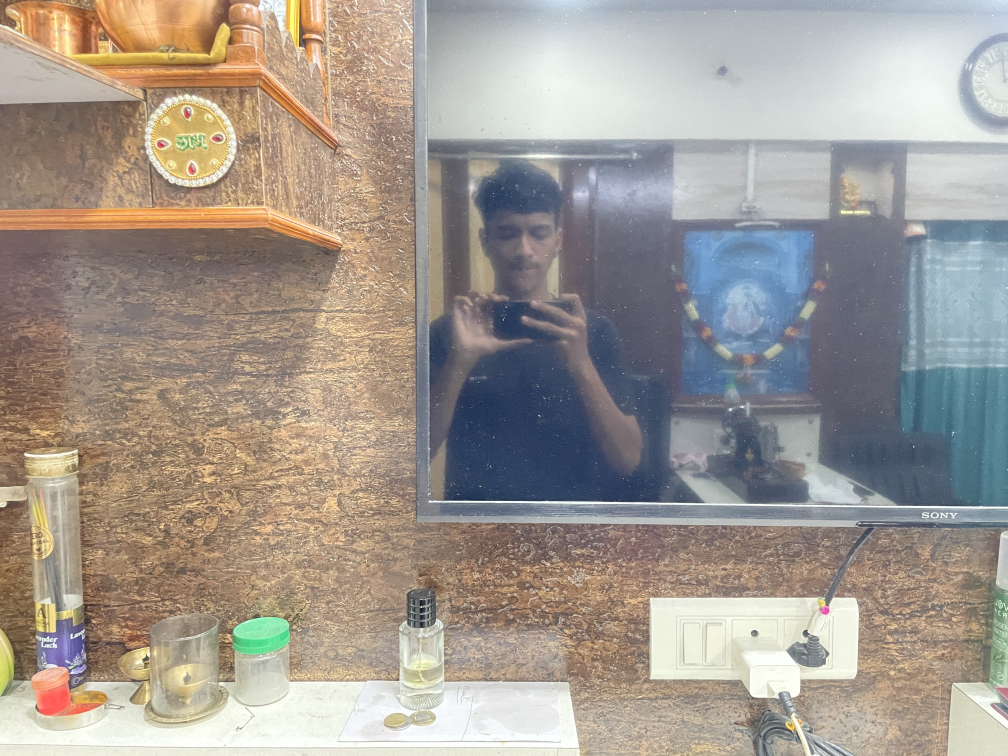
#> input picture hall/IMG_5145.JPG, 4032 x 3024 px (shown at 1/4 size)
$ python -i checks.py   (imports and definitions only)   (older library calls are emulated)
#> lines starting #> are read from the running program, lines starting #| are printed output that depends on the picture
"""Per-image capture diagnostics and an overlap graph (fast, before any reconstruction).

All measurements run on downscaled grey copies; originals are only read.
- sharpness: variance of the Laplacian at 1024 px (kept for frame ranking / dense-image choice);
- sharpness_peak: the same, per tile of an 8 x 8 grid, 90th percentile -> the "blurry" flag. A whole-image variance
  calls a sharp photo of a plain ceiling or cabinet "blurry" (little texture, not lack of focus); real blur softens
  every tile, so the sharpest tiles tell them apart (testing-room 2026-11-23: plain sharp frames 49-75, the same
  sharp frames blurred by sigma 1.5 px 12-34);
- exposure: mean luminance and clipped fractions;
- exact duplicates (SHA-256) and near-duplicates (64-bit difference hash, Hamming <= 3);
- overlap: ORB features at 640 px, ratio-test matches verified by a RANSAC fundamental matrix;
  images with no verified neighbour are unlikely to be placed in 3D; several groups means the
  capture is split into areas that do not connect.
The overlap graph is a predictor only; SfM registration is the measured outcome.
"""
import math

import cv2
import numpy as np
from PIL import Image, ImageOps

SHARP_SIDE = 1024
ORB_SIDE = 640
ORB_FEATURES = 1200
MIN_VERIFIED_MATCHES = 30
NEAR_DUP_HAMMING = 3


def load_grey(path, side):
#> called with path = '../../../hall/IMG_5145.JPG', side = 1024
    with Image.open(path) as im:
#> im is the input picture: PIL image 4032x3024 RGB; mean R, G, B 161.7, 153.5, 145.2
        im = ImageOps.exif_transpose(im)
        im.draft("L", (side, side))
        im = im.convert("L")
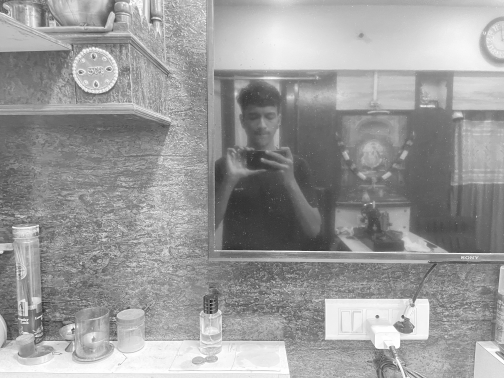
#> im: PIL image 4032x3024 L (shown at 1/8 size); min 1, max 255, mean 155
        im.thumbnail((side, side), Image.Resampling.BILINEAR)
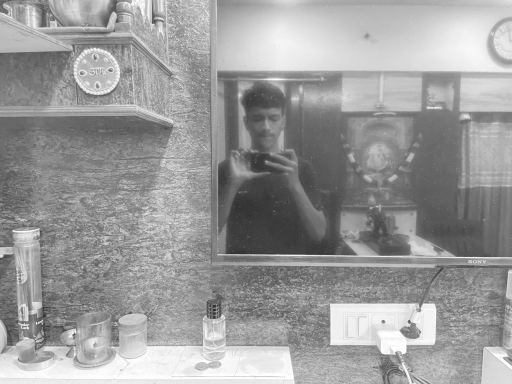
#> im: PIL image 1024x768 L (shown at 1/2 size); min 25, max 255, mean 155
        return np.asarray(im)


def dhash(grey):
    small = cv2.resize(grey, (9, 8), interpolation=cv2.INTER_AREA).astype(np.int16)
    bits = (small[:, 1:] > small[:, :-1]).ravel()
    return int("".join("1" if b else "0" for b in bits), 2)


PEAK_GRID = 8
PEAK_PERCENTILE = 90
BLUR_PEAK_FLOOR = 35.0          # sharpness_peak below this is blurry whatever the set looks like
BLUR_PEAK_REL, BLUR_PEAK_REL_CAP = 0.12, 60.0   # ... or below 12 % of the set median (capped: plain rooms stay sharp)


def sharpness_peak(lap):
    """90th percentile of the Laplacian variance over an 8 x 8 grid of tiles."""
    h, w = lap.shape
    v = [lap[i * h // PEAK_GRID:(i + 1) * h // PEAK_GRID, j * w // PEAK_GRID:(j + 1) * w // PEAK_GRID].var()
         for i in range(PEAK_GRID) for j in range(PEAK_GRID)]
    return float(np.percentile(v, PEAK_PERCENTILE))


def image_metrics(path):
    g = load_grey(path, SHARP_SIDE)
    lap = cv2.Laplacian(g, cv2.CV_64F)
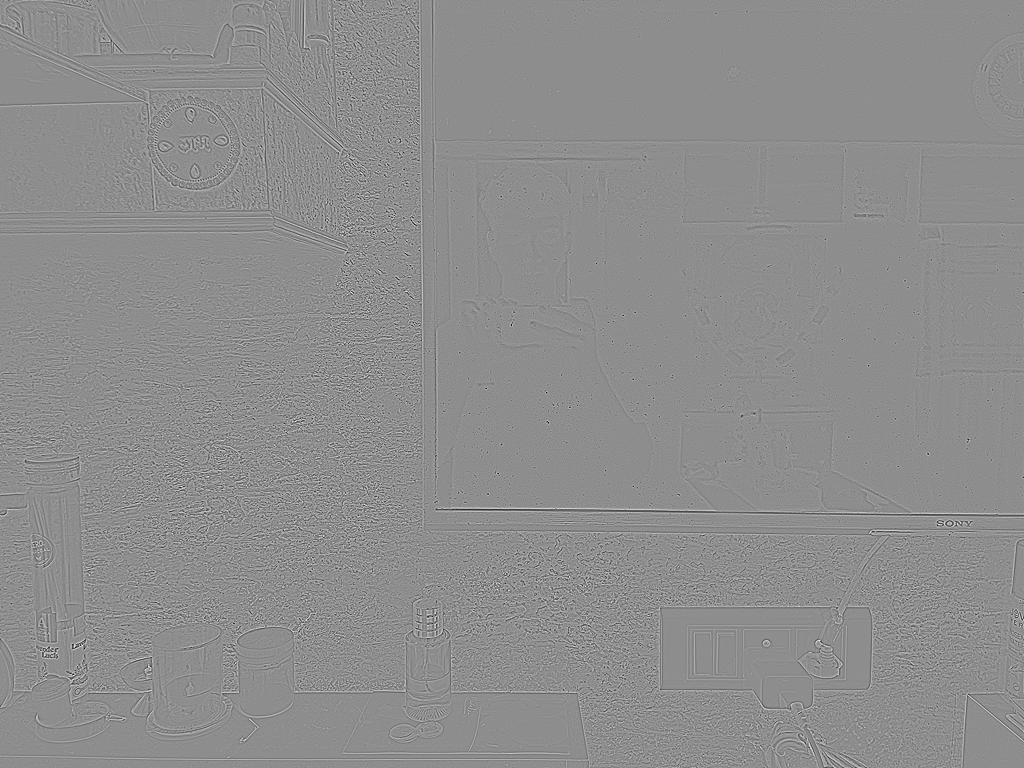
#> lap: shape (768, 1024) float64; min -272, max 217, mean 0; drawn with min black and max white
    mean = float(g.mean())
#> mean = 155
    small = load_grey(path, ORB_SIDE)
    orb = cv2.ORB_create(ORB_FEATURES)
    kps, desc = orb.detectAndCompute(small, None)
#> kps = 1185 keypoints; strongest (x, y, size): (479, 401, 31), (92, 418, 31), (510, 401, 31), (52, 401, 31)
    pts = np.array([k.pt for k in kps], np.float32) if kps else np.zeros((0, 2), np.float32)
#> pts = 1185 pairs, first value 31 to 606, second value 32 to 446
    thumb = cv2.resize(small, (16, 16), interpolation=cv2.INTER_AREA).astype(np.float32).ravel()
#> thumb = 256 values, max 245 at index 244, min 61 at index 152, mean 154.9
    thumb = (thumb - thumb.mean()) / (thumb.std() + 1e-6)
#> thumb = 256 values, max 2.32 at index 244, min -2.42 at index 152, mean 3.73e-09
    return {"sharpness": float(lap.var()), "sharpness_peak": round(sharpness_peak(lap), 1), "mean_luma": round(mean, 1),
            "dark_clip": round(float(np.mean(g <= 8)), 4), "bright_clip": round(float(np.mean(g >= 247)), 4),
            "dhash": dhash(g), "orb_keypoints": len(kps)}, {"desc": desc, "pts": pts, "thumb": thumb}
#> in sharpness_peak, `v = [lap[i * h // PEAK_GRID:(i + 1) * h // PEAK_GRID, j * w // PEAK_GR..`: v = 64 values, max 1988.9 at index 42, min 22.27 at index 4, mean 635.9


# [87 lines left out: functions verified_matches, candidate_pairs, overlap_graph, flag_images, near_duplicates, not called in this run]


def sharpness_only(path):
    g = load_grey(path, SHARP_SIDE)
    return float(cv2.Laplacian(g, cv2.CV_64F).var())


# [14 lines left out: functions plan_video_sampling, select_sharpest, not called in this run]


def target_frames_for(duration_s, per_second=3.0, lo=40, hi=300):
    return int(min(hi, max(lo, math.ceil(duration_s * per_second))))

>>> result = image_metrics('../../../hall/IMG_5145.JPG')

$ run again, on hall/IMG_5146.JPG
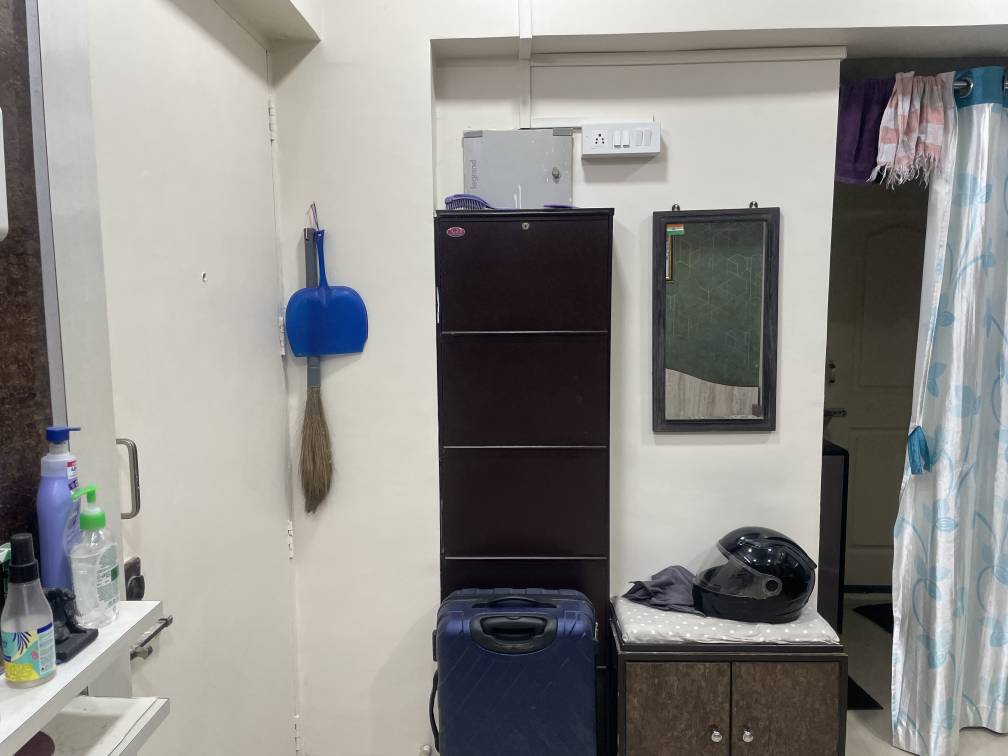
#> input picture hall/IMG_5146.JPG, 4032 x 3024 px (shown at 1/4 size)
#> in load_grey, im is the input picture: PIL image 4032x3024 RGB; mean R, G, B 141.5, 140, 137
#> in load_grey, `im.thumbnail((side, side), Image.Resampling.BILINEAR)`:
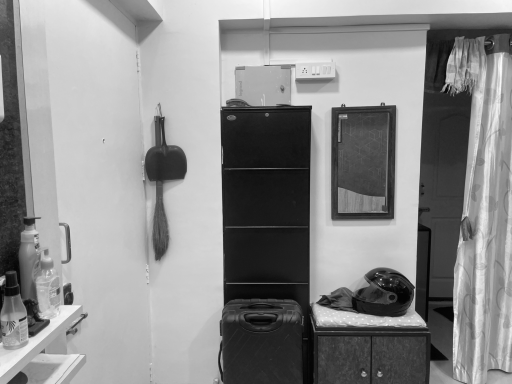
#> im: PIL image 1024x768 L (shown at 1/2 size); min 2, max 254, mean 140.1
#> in image_metrics, `lap = cv2.Laplacian(g, cv2.CV_64F)`:
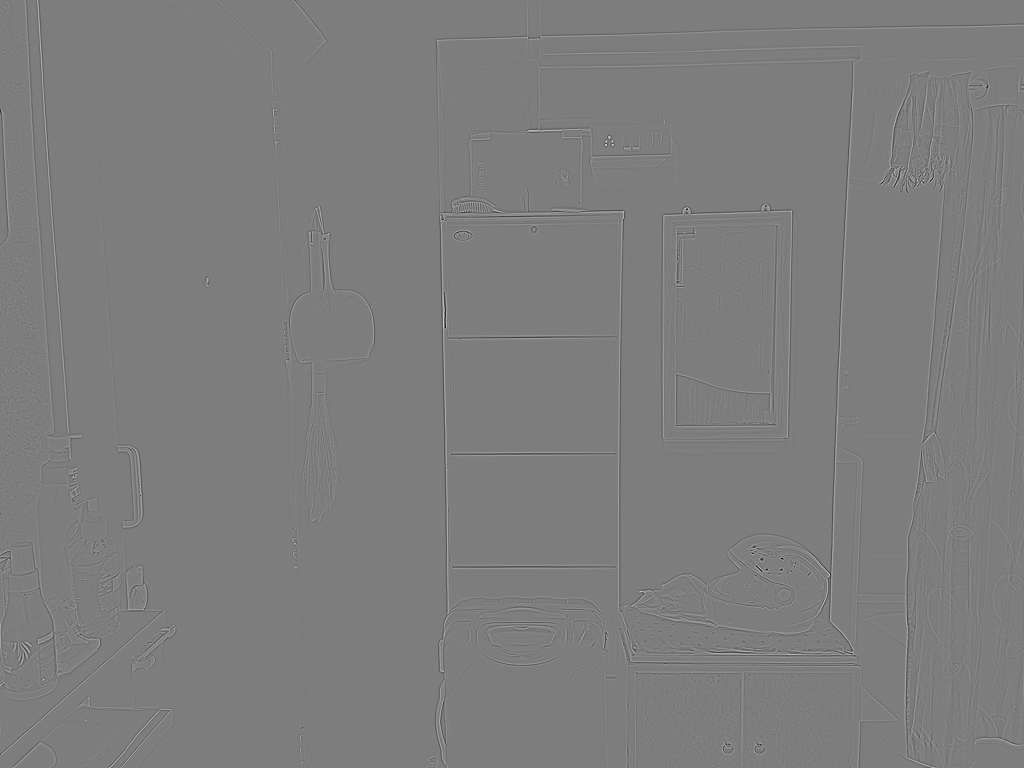
#> lap: shape (768, 1024) float64; min -367, max 379, mean 0; drawn with min black and max white
#> mean = 140.1
#> kps = 1172 keypoints; strongest (x, y, size): (388, 133, 31), (383, 136, 111.1), (387, 133, 53.6), (386, 134, 77.1)
#> pts = 1172 pairs, first value 31 to 608, second value 38 to 440
#> in image_metrics, `thumb = cv2.resize(small, (16, 16), interpolation=cv2.INTER_AREA).asty..`: thumb = 256 values, max 225 at index 6, min 22 at index 104, mean 140
#> in image_metrics, `thumb = (thumb - thumb.mean()) / (thumb.std() + 1e-6)`: thumb = 256 values, max 1.41 at index 6, min -1.96 at index 104, mean 0
#> v = 64 values, max 909.6 at index 15, min 3.03 at index 9, mean 269.5

$ run again, on hall/IMG_5148.JPG
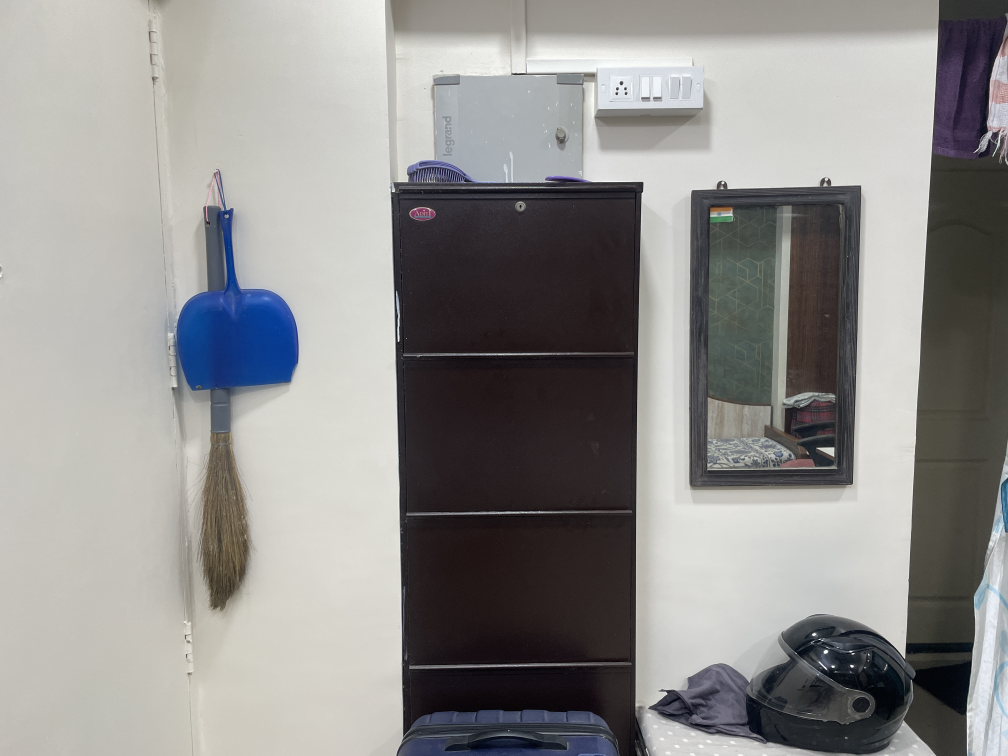
#> input picture hall/IMG_5148.JPG, 4032 x 3024 px (shown at 1/4 size)
#> in load_grey, im is the input picture: PIL image 4032x3024 RGB; mean R, G, B 144.7, 143.4, 141.7
#> in load_grey, `im.thumbnail((side, side), Image.Resampling.BILINEAR)`:
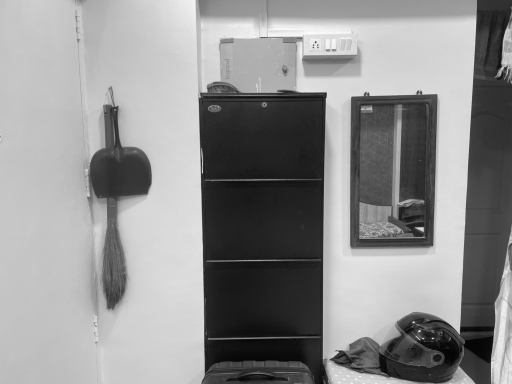
#> im: PIL image 1024x768 L (shown at 1/2 size); min 3, max 254, mean 143.6
#> in image_metrics, `lap = cv2.Laplacian(g, cv2.CV_64F)`:
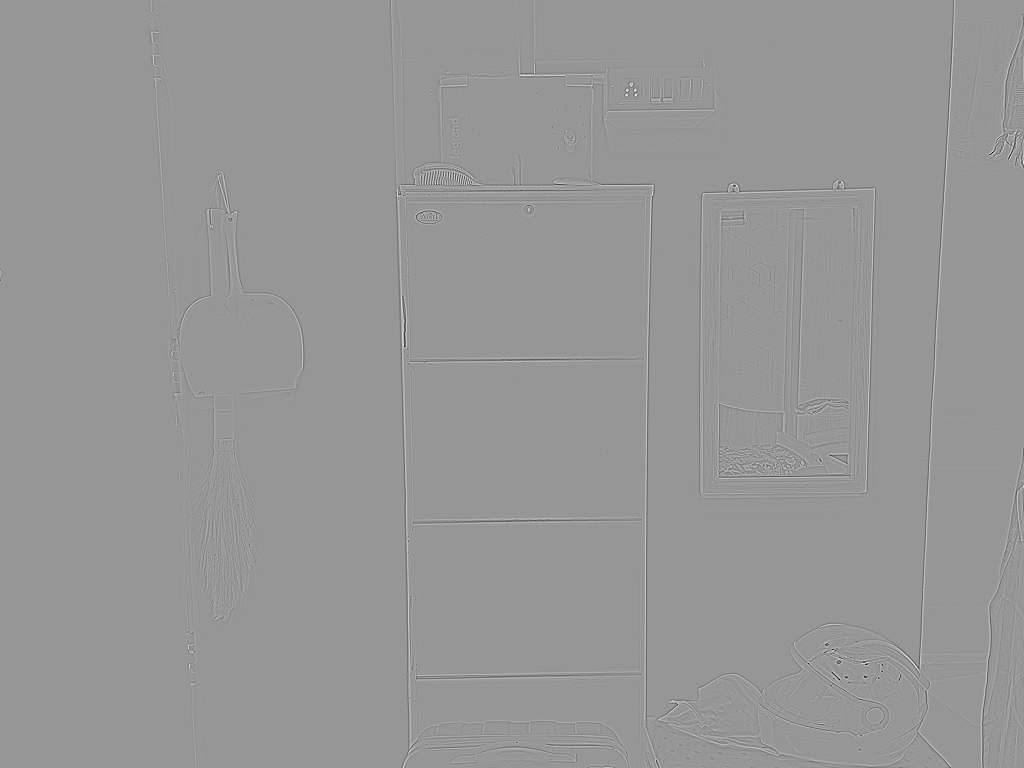
#> lap: shape (768, 1024) float64; min -383, max 266, mean 0; drawn with min black and max white
#> mean = 143.6
#> kps = 1046 keypoints; strongest (x, y, size): (528, 285, 31), (403, 117, 77.1), (401, 118, 111.1), (406, 118, 64.3)
#> pts = 1046 pairs, first value 95 to 582.3, second value 34 to 447
#> in image_metrics, `thumb = cv2.resize(small, (16, 16), interpolation=cv2.INTER_AREA).asty..`: thumb = 256 values, max 226 at index 26, min 20 at index 232, mean 143.5
#> in image_metrics, `thumb = (thumb - thumb.mean()) / (thumb.std() + 1e-6)`: thumb = 256 values, max 1.29 at index 26, min -1.94 at index 232, mean -3.73e-09
#> v = 64 values, max 795.2 at index 38, min 3.06 at index 50, mean 214.6
